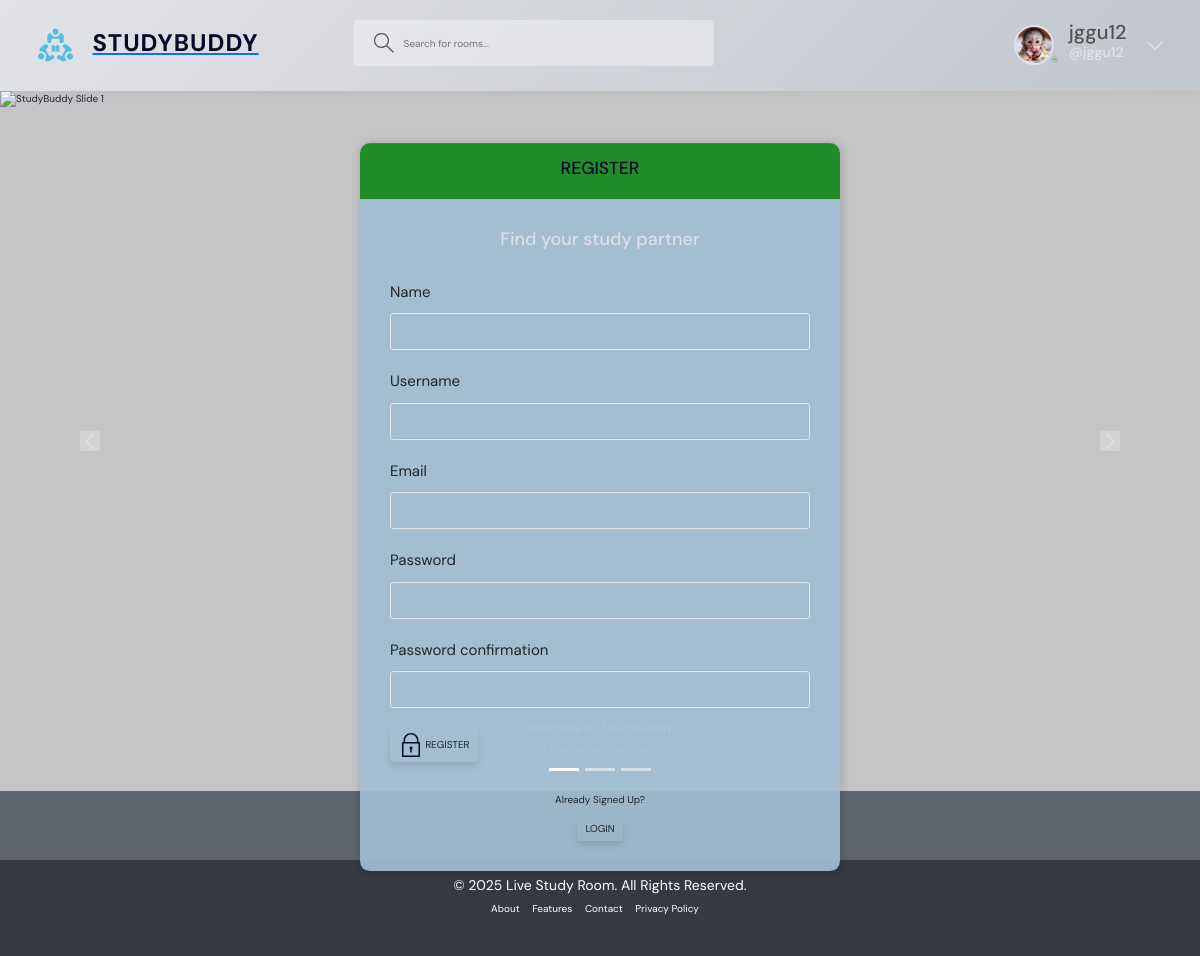
Page /register/ (signed in) on the committed database.
### base/models.py (models this page shows)
class User(AbstractUser):
    name=models.CharField(max_length=200,null=True)
    email=models.EmailField(unique=True,null=True)
    bio=models.TextField(null=True)
    avatar=models.ImageField(null=True,default="avatar.svg")
    USERNAME_FIELD='email'
    REQUIRED_FIELDS=[]

### base/views.py (the view, shortened to what this page needs)
# urls.py: path('register/',views.registerPage,name="register"),
def registerPage(request):
    form=MyUserCreationForm()
    return render(request,'base/login_register.html',{'form':form})

### base/form.py
class MyUserCreationForm(UserCreationForm):
    class Meta:
        model=User
        fields=['name','username','email','password1','password2']

### base/templates/base/login_register.html (shortened to what this page needs)
{% extends 'main.html'%}
{%block content%}
<main class="auth layout">
    {%if page == 'login' %}
    <div class="container">
      <div class="layout__box">
        <div class="layout__boxHeader">
          <div class="layout__boxTitle">
            <h3>Login</h3>
          </div>
        </div>
        <div class="layout__body">
          <h2 class="auth__tagline">Find your study partner</h2>
          <form class="form" action="" method="POST">
            {%csrf_token%}
            <div class="form__group form__group">
              <label for="room_name">Email</label>
              <input id="username" name="email" type="text" placeholder="Enter Username" />
            </div>
            <div class="form__group">
              <label for="password">Password</label>
              <input
                id="password"
                name="password"
                type="password"
                placeholder="&bull;&bull;&bull;&bull;&bull;&bull;&bull;&bull;"
              />
            </div>
            <button class="btn btn--main" type="submit">
              <svg
                version="1.1"
                xmlns="http://www.w3.org/2000/svg"
                width="32"
                height="32"
                viewBox="0 0 32 32"
              >
                <title>lock</title>
                <path
                  d="M27 12h-1v-2c0-5.514-4.486-10-10-10s-10 4.486-10 10v2h-1c-0.553 0-1 0.447-1 1v18c0 0.553 0.447 1 1 1h22c0.553 0 1-0.447 1-1v-18c0-0.553-0.447-1-1-1zM8 10c0-4.411 3.589-8 8-8s8 3.589 8 8v2h-16v-2zM26 30h-20v-16h20v16z"
                ></path>
                <path
                  d="M15 21.694v4.306h2v-4.306c0.587-0.348 1-0.961 1-1.694 0-1.105-0.895-2-2-2s-2 0.895-2 2c0 0.732 0.413 1.345 1 1.694z"
                ></path>
              </svg>
              Login
            </button>
          </form>
          <div class="auth__action">
            <p>Haven't signed up yet?</p>
            <a href="{%url 'register' %}" class="btn btn--link">Sign Up</a>
          </div>
        </div>
      </div>
    </div>
    {%else%}
    <div class="container">
        <div class="layout__box">
          <div class="layout__boxHeader">
            <div class="layout__boxTitle">
              <h3>Register</h3>
            </div>
          </div>
          <div class="layout__body">
            <h2 class="auth__tagline">Find your study partner</h2>
            <form class="form" action="" method="POST">
                {%for field in form%}
              <div class="form__group form__group">
                <label for="room_name">{{field.label}}</label>
                {{field}}
              </div>
              {%endfor%}
              <button class="btn btn--main" type="submit">
                Register
              </button>
            </form>
            <div class="auth__action">
              <p>Already Signed Up?</p>
              <a href="{%url 'login'%}" class="btn btn--link">Login</a>
            </div>
          </div>
        </div>
      </div>
    {%endif%}
  </main>
{%endblock content%}

### templates/navbar.html (shortened to what this page needs)
{% load static %}
<header class="header header--loggedIn">
    <div class="container">
      <a href="{%url 'home'%}" class="header__logo">
        <img src="{% static 'images/logo.svg' %}" />
        <h1>StudyBuddy
        </h1>
      </a>
      <form class="header__search" method="GET" action="{% url 'home' %}">
        <label>
          <input name="q" placeholder="Search for rooms..." />
        </label>
      </form>
      <nav class="header__menu">
        {%if request.user.is_authenticated %}
        <div class="header__user">
          <a href="{%url 'user-profile' user.id %}">
            <div class="avatar avatar--medium active">
              <img src="{{request.user.avatar.url}}" />
            </div>
            <p>{{request.user.username}} <span>@{{request.user.username}}</span></p>
          </a>
          <button class="dropdown-button">
            <svg version="1.1" xmlns="http://www.w3.org/2000/svg" width="32" height="32" viewBox="0 0 32 32">
              <title>chevron-down</title>
              <path d="M16 21l-13-13h-3l16 16 16-16h-3l-13 13z"></path>
            </svg>
          </button>
        </div>
        {%else%}
        <a href="{% url "login" %}">
          <img src="{%static 'images/avatar.svg' %}" />
          <p>Login</p>
        </a>
        {%endif%}
      </nav>
    </div>
  </header>

### rows in the picture
User: user.avatar (picture), user.username "jggu12"

### other values in the picture
{{ field.label }} "Name" "Username" "Email" "Password" "Password confirmation"
